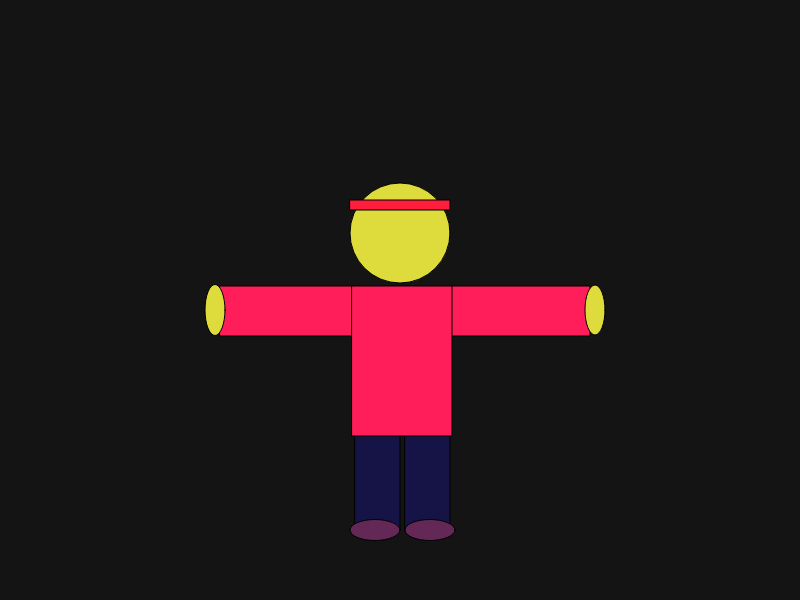
Frame 1 (no input)
Frame 60 (no input): identical to frame 1, image omitted
Frame 120 (the mouse pressed at the canvas centre since frame 60): identical to frame 1, image omitted

The p5.js sketch that drew this single still picture (run headless with seeded random() and noise() and a simulated clock; from frame 60 on, the mouse is pressed at the canvas centre):

// p5.js sketch
// ── sketch.js
console.log("I believe in me");

function setup() {
  createCanvas(800, 600);
}

function draw() {
  background(20);
  fill(222, 220, 60);
  circle(400, 233, 100);
    fill(312, 30, 60);
  rect(350, 200, 100, 10);
  fill(22, 20, 70);
  rect(355, 420, 45, 110);
  rect(405, 420, 45, 110);
  fill(422, 30, 90);
  rect(220, 286, 140, 50);
  rect(450, 286, 140, 50);
  rect(352, 286, 100, 150);
   fill(100, 40, 86);
  ellipse(375, 530, 50, 21);
  ellipse(430, 530, 50, 21);
    fill(222, 220, 60);
    ellipse(215, 310, 20, 51);
        ellipse(595, 310, 20, 50);
}
